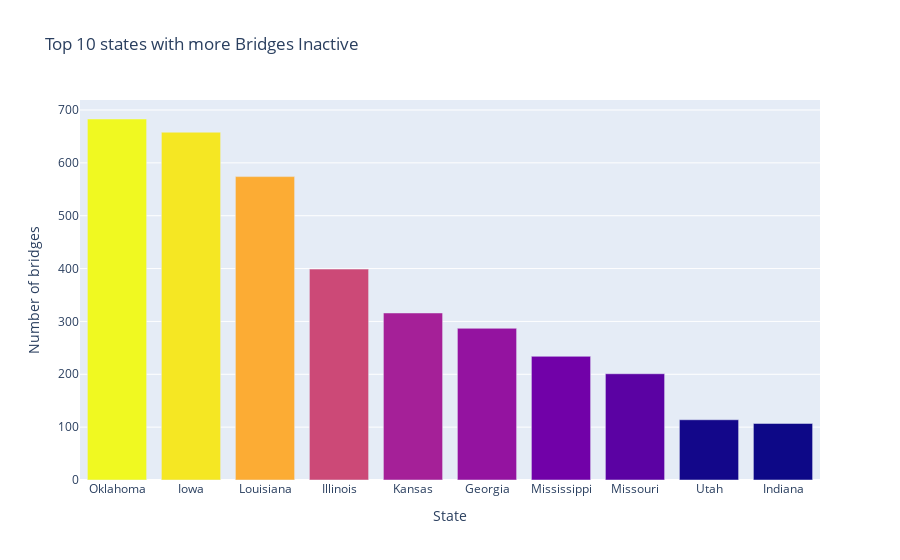

Notebook code for this chart:
### Code cell
bar = px.bar(x=top10_states_inactive_bridges.index,
             y=top10_states_inactive_bridges.values,
             color=top10_states_inactive_bridges.values,
             title='Top 10 states with more Bridges Inactive')

bar.update_layout(xaxis_title='State', 
                  yaxis_title='Number of bridges',
                  coloraxis_showscale=False)
bar.show()

### Figure 1 — Plotly figure (JSON) as saved in the notebook; plotly's stock layout.template omitted (floating-point values rounded to 4 significant figures)
{"data": [{"alignmentgroup": "True", "hovertemplate": "x=%{x}<br>y=%{y}<br>color=%{marker.color}<extra></extra>", "legendgroup": "", "marker": {"color": [683, 658, 574, 399, 316, 287, 234, 201, 114, 107], "coloraxis": "coloraxis"}, "name": "", "offsetgroup": "", "orientation": "v", "showlegend": false, "textposition": "auto", "type": "bar", "x": ["Oklahoma", "Iowa", "Louisiana", "Illinois", "Kansas", "Georgia", "Mississippi", "Missouri", "Utah", "Indiana"], "xaxis": "x", "y": [683, 658, 574, 399, 316, 287, 234, 201, 114, 107], "yaxis": "y"}], "layout": {"barmode": "relative", "coloraxis": {"colorbar": {"title": {"text": "color"}}, "colorscale": [[0, "#0d0887"], [0.1111, "#46039f"], [0.2222, "#7201a8"], [0.3333, "#9c179e"], [0.4444, "#bd3786"], [0.5556, "#d8576b"], [0.6667, "#ed7953"], [0.7778, "#fb9f3a"], [0.8889, "#fdca26"], [1, "#f0f921"]], "showscale": false}, "legend": {"tracegroupgap": 0}, "title": {"text": "Top 10 states with more Bridges Inactive"}, "xaxis": {"anchor": "y", "domain": [0, 1], "title": {"text": "State"}}, "yaxis": {"anchor": "x", "domain": [0, 1], "title": {"text": "Number of bridges"}}}}
